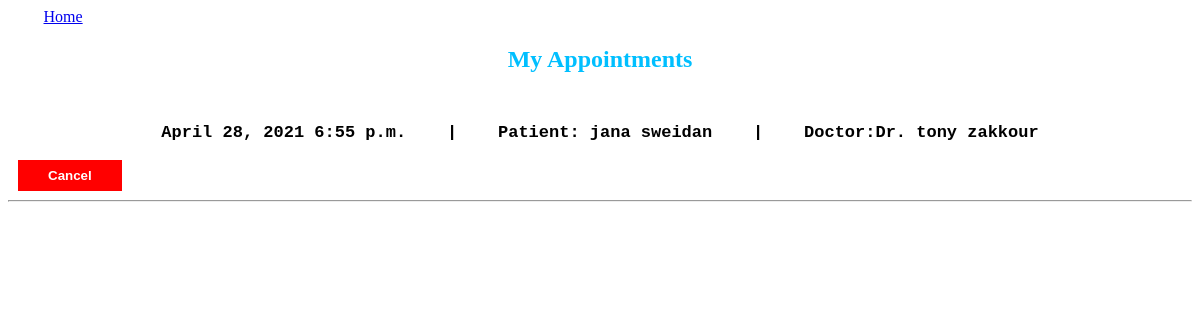
/appointment/ (signed in), run on an earlier commit of the app's database.
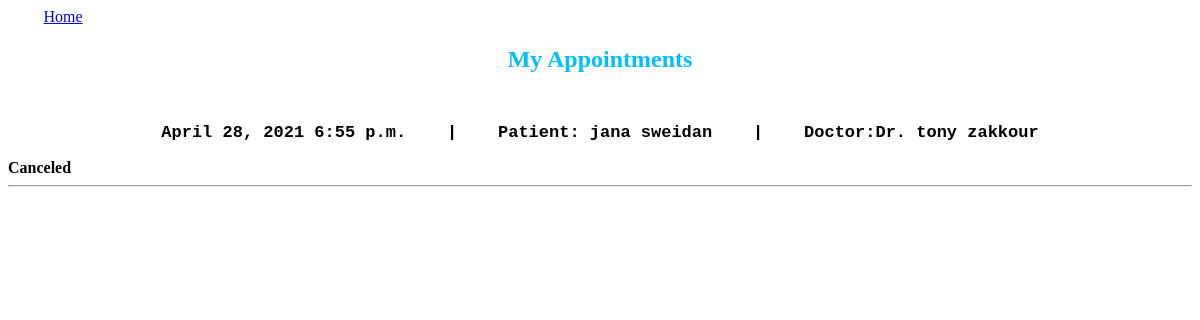
And on a later commit of the database.
### appointments/models.py (models this page shows, shortened)
class Appointment(models.Model):
    patient = models.ForeignKey(Patient, on_delete=models.CASCADE, related_name='appointment_patient')
    doctor = models.ForeignKey(Doctor, on_delete=models.CASCADE, related_name='appointment_doctor')
    patientname=models.CharField(max_length=40,null=True)
    doctorname =models.CharField(max_length=40,null=True)
    date = models.DateField(null=True)
    time = models.fields.TimeField(null=True)
    description=models.TextField(max_length=500, null=True)
    canceled = models.BooleanField(default= False)

### appointments/views.py (the view)
# urls.py: path('', views.doctorAppointments),
def doctorAppointments(request):
    try :
        doctorID = request.session.get('id')
        doctor =  Doctor.objects.get(user_id = doctorID)
        print("INFO here :" , doctor.firstname, doctor.lastname, doctor.mobile)
        if request.method== 'POST':
              if request.POST.get("action")== "Cancel":                                  # if action is cancel
                cancelappointment(request)
        appointments = Appointment.objects.filter(doctor_id= doctor.id).order_by('date')
        print(len(appointments))
        return render(request , 'Appointments.html' ,{'appointments' : appointments})
    except :
        return redirect('/login/')

### templates/Appointments.html (shortened to what this page needs)
<!DOCTYPE html>
<html lang="en">
<head>
</head>
<body>
 <a href='/' style="padding: 3%;">Home</a>
 <h2 style="color:DeepSkyBlue; text-align:center;">My  Appointments</h2>
<div>
    {% for appt in appointments %}
        <form action="" method="POST">
             <b><p class="row"> {{ appt.date }}  {{ appt.time }}  &nbsp;&nbsp;&nbsp;|&nbsp;&nbsp;&nbsp;  Patient: {{ appt.patientname }}  &nbsp;&nbsp;&nbsp;|&nbsp;&nbsp;&nbsp;  Doctor:{{ appt.doctorname }}   </p></b>
                {% if not appt.canceled %}
                    <input type="submit" name = "action" value="Cancel">
                {% else %}
                    <strong> Canceled</strong>
                {% endif %}
        </form>
        <hr style="height: 0.5px; background-color: lightblue; margin-bottom: 0%;">
    {% endfor %}
</div>
</body>
</html>

What changed in the data, as far as the page shows it:
changed Appointment "jana sweidan": action "Cancel" → (not shown); now shows "Canceled"
